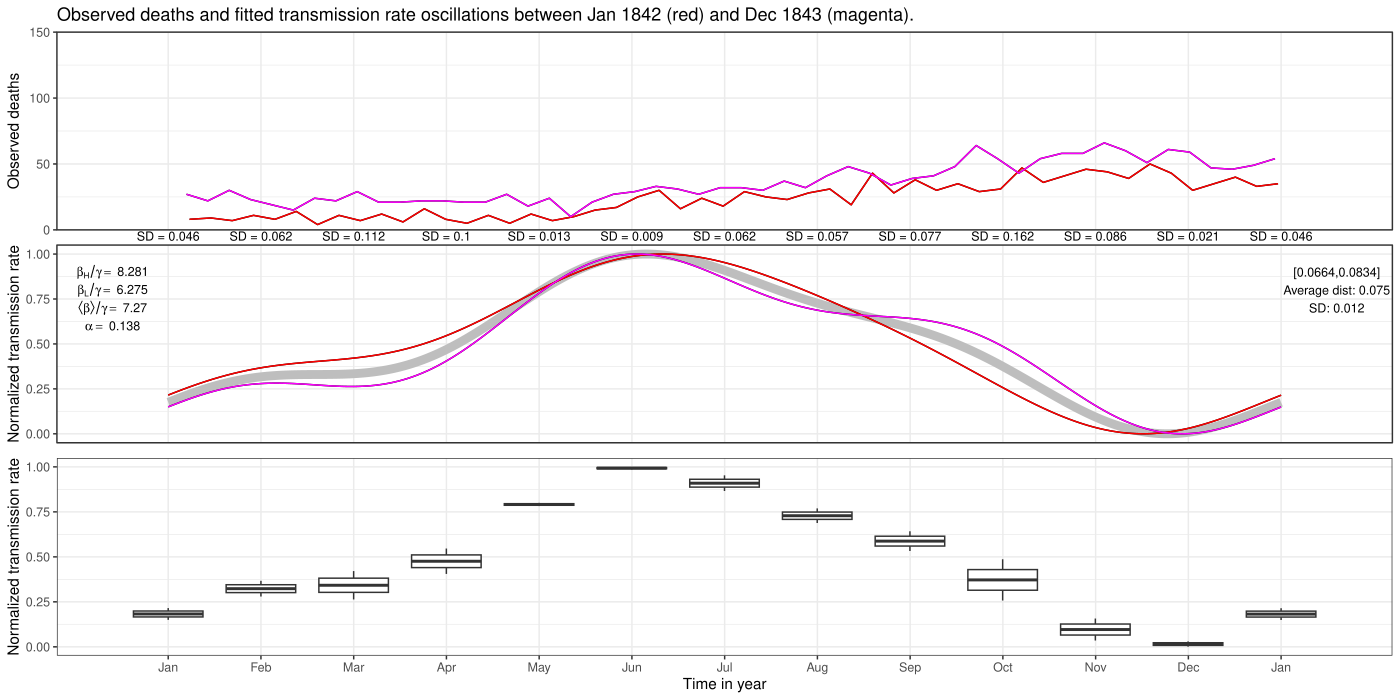

Write R code to recreate this figure.
library(tidyverse)
theme_set(theme_bw())
library(macpan2)
library(gridExtra)
library(cowplot)
library(latex2exp)

wkyear <- 365.25 / 7

load("../ms_data/SF.RData")

results <- read.csv("../ms_data/Results.csv")
params <- read.csv("../ms_data/Params.csv")
final <- read.csv("../ms_data/Final.csv")

full_series <- normalized_scarlet_fever_data %>%
  filter(numdate > year.start, numdate < year.end) %>%
  select(numdate, deaths, birth.trend, acm.trend, pop)

steps <- nrow(full_series)
front_pad <- 479
end_pad <- 508
pad_steps <- steps + front_pad + end_pad
numyears <- 64
terms <- 3

X <- rbf(pad_steps, numyears)
c <- params %>% filter(mat == "c") %>% pull(current)
S <- results %>%
  filter(row == "S", time != 0, time <= steps + front_pad) %>%
  pull(value)
sin_coeffs_mat <- params %>%
  filter(mat == "sin_coeffs_mat") %>%
  pull(current) %>%
  matrix(nrow = numyears)
cos_coeffs_mat <- params %>%
  filter(mat == "cos_coeffs_mat") %>%
  pull(current) %>%
  matrix(nrow = numyears)
b0 <- params %>% filter(mat == "b0") %>% pull(current)

beta_trend <- exp(b0 + X[(front_pad + 1):(steps + front_pad), ] %*% c)

sin_weights_mat <- X[(front_pad + 1):(steps + front_pad), ] %*% sin_coeffs_mat
cos_weights_mat <- X[(front_pad + 1):(steps + front_pad), ] %*% cos_coeffs_mat

breaks <- c(
  1842,
  read.csv("breaks.csv", header = FALSE, comment.char = "#")$V1,
  1939
)

# emd_sin_weights <- apply(sin_weights_mat, MARGIN = 2, FUN = function(x) emd(x, boundary = "wave")$residue)
# emd_cos_weights <- apply(cos_weights_mat, MARGIN = 2, FUN = function(x) emd(x, boundary = "wave")$residue)
# amp_trend = sqrt(emd_sin_weights^2 + emd_cos_weights^2)
# emd_beta <- emd(beta_trend, boundary = "wave")$residue

SINE <- sin(2 * pi / wkyear * (1:pad_steps) %o% (1:terms))
COSINE <- cos(2 * pi / wkyear * (1:pad_steps) %o% (1:terms))

raw_beta <- beta_trend *
  (1 +
    rowSums(
      sin_weights_mat *
        SINE[(front_pad):(steps + front_pad - 1), ] +
        cos_weights_mat * COSINE[(front_pad):(steps + front_pad - 1), ]
    ))

betafun <- function(index) {
  return(
    beta_trend[[index]] *
      (1 +
        rowSums(t(
          sin_weights_mat[index, 1:3] *
            t(sin(
              2 *
                pi *
                (1 / 3650 * (1:(3650)) + 1 / wkyear * (front_pad)) %o% (1:3)
            )) +
            cos_weights_mat[index, 1:3] *
              t(cos(
                2 *
                  pi *
                  (1 / 3650 * (1:(3650)) + 1 / wkyear * (front_pad)) %o% (1:3)
              ))
        )))
  )
}

# index = which row of the weights to use, from 1 to steps
betaintfun <- function(x, index) {
  return(
    1 +
      rowSums(
        matrix(sin_weights_mat[index, 1:3], ncol = 3) *
          sin(2 * pi * x * (1:3)) +
          matrix(cos_weights_mat[index, 1:3], ncol = 3) *
            cos(2 * pi * x * (1:3))
      )
  )
}

df <- expand.grid(
  y = seq(0, 1, length = 3650),
  x = full_series$numdate[seq(1, steps, by = 52)]
)

## Create a matrix of betas, with 3650 rows (representing time steps), and
## 88 columns (representing the beta macpan fitted at the beginning of each
## year in our time series).
beta_mat <- sapply(seq(1, steps, by = 52), betafun)

df$z <- c(t(
  t(sweep(beta_mat, 2, apply(beta_mat, 2, min))) /
    (apply(beta_mat, 2, max) - apply(beta_mat, 2, min))
))
df$rawbeta <- c(beta_mat)

file.create("avg_beta_parms.txt")

pdf("boxplots.pdf", width = 14)
sin_means <- matrix(ncol = (length(breaks) - 1), nrow = 3)
cos_means <- matrix(ncol = (length(breaks) - 1), nrow = 3)
phases <- c()

monthSeq <- seq.Date(
  from = as.Date("0000-01-01"),
  to = as.Date("0001-01-01"),
  by = "1 month"
)

nxticks <- 13

for (i in 1:(length(breaks) - 1)) {
  p1 <- ggplot(
    full_series %>%
      filter(between(numdate, breaks[[i]], breaks[[i + 1]])) %>%
      mutate(x = numdate %% 1, yr = floor(numdate))
  ) +
    geom_line(aes(x = x, y = deaths, group = yr)) +
    geom_line(
      data = full_series %>% filter(floor(numdate) == breaks[[i]]),
      aes(x = numdate %% 1, y = deaths),
      colour = "red"
    ) +
    geom_line(
      data = full_series %>% filter(floor(numdate) == breaks[[i + 1]] - 1),
      aes(x = numdate %% 1, y = deaths),
      colour = "magenta"
    ) +
    ggtitle(paste(
      "Observed deaths and fitted transmission rate oscillations between Jan",
      breaks[[i]],
      "(red) and Dec",
      breaks[[i + 1]] - 1,
      "(magenta)."
    )) +
    theme(
      axis.title.x = element_blank(),
      axis.text.x = element_blank(),
      axis.ticks.x = element_blank()
    ) +
    ylab("Observed deaths") +
    scale_x_continuous(
      breaks = seq(0, 1, length = nxticks),
      minor_breaks = NULL
    ) +
    coord_cartesian(
      ylim = c(0, 150),
      xlim = c(-0.1, 1.1),
      expand = FALSE,
      clip = 'off'
    )

  current_beta <- df %>%
    filter(between(x, breaks[[i]], breaks[[i + 1]])) %>%
    pull(rawbeta)
  indices <- intersect(
    which(between(full_series$numdate, breaks[[i]], breaks[[i + 1]])),
    seq(1, steps, by = 52)
  )

  beta_trend_mean <- mean(beta_trend[indices])
  sin_weights_mat_mean <- colMeans(sin_weights_mat[indices, , drop = FALSE])
  cos_weights_mat_mean <- colMeans(cos_weights_mat[indices, , drop = FALSE])

  sin_means[, i] <- sin_weights_mat_mean
  cos_means[, i] <- cos_weights_mat_mean

  abs_macpan_function <- function(t) {
    abs(
      sin_weights_mat_mean %*%
        sapply(X = c(2 * pi * t, 4 * pi * t, 6 * pi * t), FUN = sin) +
        cos_weights_mat_mean %*%
          sapply(X = c(2 * pi * t, 4 * pi * t, 6 * pi * t), FUN = cos)
    )
  }
  phase <- optimize(
    f = abs_macpan_function,
    interval = c(0, 1),
    maximum = TRUE
  )$maximum
  phases <- c(phases, phase)

  write(
    paste(
      "Segment ",
      i,
      ":\n",
      "b0=",
      beta_trend_mean,
      ";\n",
      "s1=",
      sin_weights_mat_mean[[1]],
      ";\ns2=",
      sin_weights_mat_mean[[2]],
      ";\ns3=",
      sin_weights_mat_mean[[3]],
      ";\nc1=",
      cos_weights_mat_mean[[1]],
      ";\nc2=",
      cos_weights_mat_mean[[2]],
      ";\nc3=",
      cos_weights_mat_mean[[3]],
      ";\nphase=",
      phase,
      ";",
      sep = ""
    ),
    file = "avg_beta_parms.txt",
    sep = "\n",
    append = TRUE
  )

  avg_beta_df <- tibble(
    y = unique(df$y),
    average_beta = beta_trend_mean +
      colSums(
        sin_weights_mat_mean *
          t(sin(2 * pi * (unique(df$y) + 1 / wkyear * (front_pad)) %o% (1:3))) +
          cos_weights_mat_mean *
            t(cos(2 * pi * (unique(df$y) + 1 / wkyear * (front_pad)) %o% (1:3)))
      )
  ) %>%
    mutate(
      z = (average_beta - min(average_beta)) /
        (max(average_beta - min(average_beta)))
    )

  beta_dist <- function(x, index) {
    return(
      (sapply(x, betaintfun, index = index) -
        (1 +
          colSums(
            sin_weights_mat_mean *
              t(sin(2 * pi * (x + 1 / wkyear * (front_pad)) %o% (1:3))) +
              cos_weights_mat_mean *
                t(cos(2 * pi * (x + 1 / wkyear * (front_pad)) %o% (1:3)))
          )))^2
    )
  }

  distances <- sqrt(
    unlist(
      sapply(
        X = indices,
        function(y) integrate(function(x) beta_dist(x, y), lower = 0, upper = 1)
      )[1, ]
    )
  )

  p2 <- ggplot(df %>% filter(between(x, breaks[[i]], breaks[[i + 1]]))) +
    geom_line(
      data = avg_beta_df,
      aes(x = y, y = z),
      colour = "grey",
      linewidth = 3
    ) +
    geom_line(aes(x = y, y = z, group = x)) +
    geom_line(
      data = df %>% filter(x == min(x[x > breaks[[i]]])),
      aes(x = y, y = z),
      colour = "red"
    ) +
    geom_line(
      data = df %>% filter(x == max(x[x < breaks[[i + 1]]])),
      aes(x = y, y = z),
      colour = "magenta"
    ) +
    # scale_fill_manual(values = c("red", rep("black", times = sum(between(unique(df$x), breaks[[i]], breaks[[i + 1]])) - 2), "blue")) +
    ylab("Normalized transmission rate") +
    theme(
      axis.title.x = element_blank(),
      axis.text.x = element_blank(),
      axis.ticks.x = element_blank()
    ) +
    coord_cartesian(ylim = c(0, 1), clip = "off") +
    annotate(
      "text",
      x = df$y[seq(1, 3650, length = nxticks)],
      y = 1.1,
      size = 3,
      label = paste(
        "SD =",
        df %>%
          filter(
            between(x, breaks[[i]], breaks[[i + 1]]),
            y %in% y[seq(1, 3650, length = nxticks)]
          ) %>%
          select(-rawbeta) %>%
          pivot_wider(names_from = y, values_from = z) %>%
          select(-x) %>%
          sapply(sd) %>%
          as.vector() %>%
          round(digits = 3)
      )
    ) +
    annotate(
      "text",
      x = -0.05,
      y = 0.9,
      size = 3,
      label = TeX(paste(
        "$\\beta_H/\\gamma = $",
        round(max(current_beta) / (7 / 15), 3)
      ))
    ) +
    annotate(
      "text",
      x = -0.05,
      y = 0.8,
      size = 3,
      label = TeX(paste(
        "$\\beta_L/\\gamma = $",
        round(min(current_beta) / (7 / 15), 3)
      ))
    ) +
    annotate(
      "text",
      x = -0.05,
      y = 0.7,
      size = 3,
      label = TeX(paste(
        "$\\langle\\beta\\rangle/\\gamma = $",
        round(mean(current_beta) / (7 / 15), 3)
      ))
    ) +
    annotate(
      "text",
      x = -0.05,
      y = 0.6,
      size = 3,
      label = TeX(paste(
        "$\\alpha = $",
        round(
          (max(current_beta) - min(current_beta)) / (2 * mean(current_beta)),
          3
        )
      ))
    ) +
    annotate(
      "text",
      x = 1.05,
      y = 0.9,
      size = 3,
      label = paste(
        "[",
        signif(min(distances), 3),
        ",",
        signif(max(distances), 3),
        "]",
        sep = ""
      )
    ) +
    annotate(
      "text",
      x = 1.05,
      y = 0.8,
      size = 3,
      label = paste("Average dist:", signif(mean(distances), 2))
    ) +
    annotate(
      "text",
      x = 1.05,
      y = 0.7,
      size = 3,
      label = paste("SD:", signif(sd(distances), 2))
    ) +
    scale_x_continuous(
      breaks = seq(0, 1, length = nxticks),
      limits = c(-0.1, 1.1),
      expand = c(0, 0),
      minor_breaks = NULL
    )

  p3 <-
    ggplot(
      df %>%
        filter(
          between(x, breaks[[i]], breaks[[i + 1]]),
          y %in% y[seq(1, 3650, length = nxticks)]
        )
    ) +
    geom_boxplot(outlier.colour = "red", aes(y = z, group = y, x = y)) +
    xlab("Time in year") +
    ylab("Normalized transmission rate") +
    scale_x_continuous(
      breaks = seq(0, 1, length = nxticks),
      labels = format(monthSeq, format = "%b"),
      limits = c(-0.1, 1.1),
      expand = c(0, 0),
      minor_breaks = NULL
    )

  grid::grid.newpage()
  grid::grid.draw(rbind(ggplotGrob(p1), ggplotGrob(p2), ggplotGrob(p3)))
}

dev.off()

saveRDS(
  object = list(sin_means = sin_means, cos_means = cos_means, phases = phases),
  file = "../ms_data/avg_beta_parms.Rds"
)

file.copy("breaks.csv", "../ms_data/breaks.csv", overwrite = TRUE)
